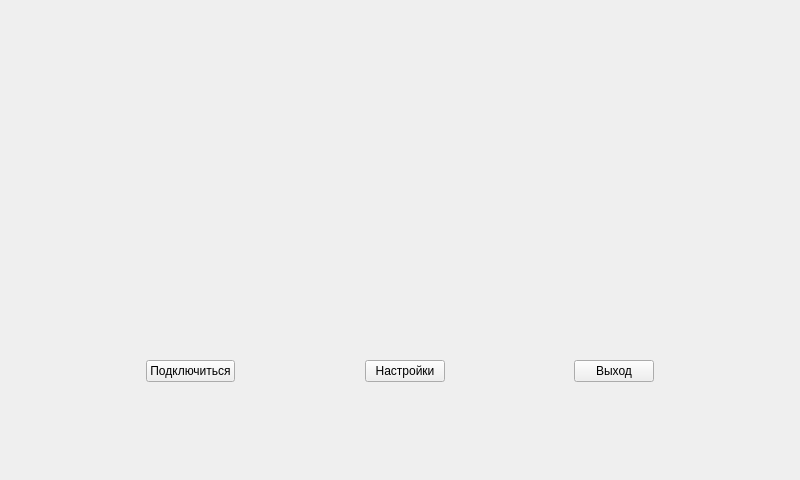
<?xml version="1.0" encoding="UTF-8"?>
<ui version="4.0">
 <class>MainWindow</class>
 <widget class="QMainWindow" name="MainWindow">
  <property name="geometry">
   <rect>
    <x>0</x>
    <y>0</y>
    <width>800</width>
    <height>480</height>
   </rect>
  </property>
  <property name="windowTitle">
   <string>MainWindow</string>
  </property>
  <widget class="QWidget" name="centralWidget">
   <layout class="QVBoxLayout" name="verticalLayout">
    <item>
     <widget class="QStackedWidget" name="stackedWidget">
      <widget class="QWidget" name="MainPage">
       <layout class="QVBoxLayout" name="verticalLayout_2">
        <item>
         <spacer name="verticalSpacer">
          <property name="orientation">
           <enum>Qt::Vertical</enum>
          </property>
          <property name="sizeHint" stdset="0">
           <size>
            <width>20</width>
            <height>338</height>
           </size>
          </property>
         </spacer>
        </item>
        <item>
         <layout class="QHBoxLayout" name="horizontalLayout">
          <item>
           <spacer name="horizontalSpacer_6">
            <property name="orientation">
             <enum>Qt::Horizontal</enum>
            </property>
            <property name="sizeHint" stdset="0">
             <size>
              <width>40</width>
              <height>20</height>
             </size>
            </property>
           </spacer>
          </item>
          <item>
           <widget class="QPushButton" name="SearchButton">
            <property name="text">
             <string>Подключиться</string>
            </property>
           </widget>
          </item>
          <item>
           <spacer name="horizontalSpacer_5">
            <property name="orientation">
             <enum>Qt::Horizontal</enum>
            </property>
            <property name="sizeHint" stdset="0">
             <size>
              <width>40</width>
              <height>20</height>
             </size>
            </property>
           </spacer>
          </item>
          <item>
           <widget class="QPushButton" name="SettingsButton">
            <property name="text">
             <string>Настройки</string>
            </property>
           </widget>
          </item>
          <item>
           <spacer name="horizontalSpacer">
            <property name="orientation">
             <enum>Qt::Horizontal</enum>
            </property>
            <property name="sizeHint" stdset="0">
             <size>
              <width>40</width>
              <height>20</height>
             </size>
            </property>
           </spacer>
          </item>
          <item>
           <widget class="QPushButton" name="ExitButton">
            <property name="text">
             <string>Выход</string>
            </property>
           </widget>
          </item>
          <item>
           <spacer name="horizontalSpacer_7">
            <property name="orientation">
             <enum>Qt::Horizontal</enum>
            </property>
            <property name="sizeHint" stdset="0">
             <size>
              <width>40</width>
              <height>20</height>
             </size>
            </property>
           </spacer>
          </item>
         </layout>
        </item>
        <item>
         <spacer name="verticalSpacer_4">
          <property name="orientation">
           <enum>Qt::Vertical</enum>
          </property>
          <property name="sizeHint" stdset="0">
           <size>
            <width>20</width>
            <height>60</height>
           </size>
          </property>
         </spacer>
        </item>
       </layout>
      </widget>
      <widget class="QWidget" name="SearchPage">
       <layout class="QVBoxLayout" name="verticalLayout_5">
        <item>
         <layout class="QVBoxLayout" name="verticalLayout_4">
          <item>
           <widget class="QListWidget" name="DevicesList"/>
          </item>
          <item>
           <layout class="QHBoxLayout" name="horizontalLayout_2">
            <item>
             <widget class="QPushButton" name="BeginSearchButton">
              <property name="text">
               <string>Найти</string>
              </property>
             </widget>
            </item>
            <item>
             <spacer name="horizontalSpacer_2">
              <property name="orientation">
               <enum>Qt::Horizontal</enum>
              </property>
              <property name="sizeHint" stdset="0">
               <size>
                <width>40</width>
                <height>20</height>
               </size>
              </property>
             </spacer>
            </item>
            <item>
             <widget class="QPushButton" name="CancelButton">
              <property name="text">
               <string>Отмена</string>
              </property>
             </widget>
            </item>
           </layout>
          </item>
         </layout>
        </item>
       </layout>
      </widget>
      <widget class="QWidget" name="ControlPage">
       <layout class="QVBoxLayout" name="verticalLayout_7">
        <item>
         <layout class="QHBoxLayout" name="horizontalLayout_3">
          <item>
           <layout class="QVBoxLayout" name="verticalLayout_6">
            <item>
             <spacer name="verticalSpacer_2">
              <property name="orientation">
               <enum>Qt::Vertical</enum>
              </property>
              <property name="sizeHint" stdset="0">
               <size>
                <width>20</width>
                <height>40</height>
               </size>
              </property>
             </spacer>
            </item>
            <item>
             <widget class="QSlider" name="AccelerationSlider">
              <property name="sizePolicy">
               <sizepolicy hsizetype="Expanding" vsizetype="Expanding">
                <horstretch>0</horstretch>
                <verstretch>0</verstretch>
               </sizepolicy>
              </property>
              <property name="minimumSize">
               <size>
                <width>30</width>
                <height>0</height>
               </size>
              </property>
              <property name="sizeIncrement">
               <size>
                <width>0</width>
                <height>0</height>
               </size>
              </property>
              <property name="focusPolicy">
               <enum>Qt::StrongFocus</enum>
              </property>
              <property name="minimum">
               <number>0</number>
              </property>
              <property name="maximum">
               <number>255</number>
              </property>
              <property name="singleStep">
               <number>1</number>
              </property>
              <property name="value">
               <number>127</number>
              </property>
              <property name="orientation">
               <enum>Qt::Vertical</enum>
              </property>
             </widget>
            </item>
            <item>
             <spacer name="verticalSpacer_3">
              <property name="orientation">
               <enum>Qt::Vertical</enum>
              </property>
              <property name="sizeType">
               <enum>QSizePolicy::Minimum</enum>
              </property>
              <property name="sizeHint" stdset="0">
               <size>
                <width>20</width>
                <height>40</height>
               </size>
              </property>
             </spacer>
            </item>
           </layout>
          </item>
          <item>
           <spacer name="horizontalSpacer_4">
            <property name="orientation">
             <enum>Qt::Horizontal</enum>
            </property>
            <property name="sizeHint" stdset="0">
             <size>
              <width>40</width>
              <height>20</height>
             </size>
            </property>
           </spacer>
          </item>
         </layout>
        </item>
       </layout>
      </widget>
      <widget class="QWidget" name="SettingsPage">
       <layout class="QVBoxLayout" name="verticalLayout_8">
        <item>
         <widget class="QLabel" name="label_2">
          <property name="text">
           <string>Выбор устройства:</string>
          </property>
         </widget>
        </item>
        <item>
         <widget class="QComboBox" name="comboBox">
          <item>
           <property name="text">
            <string>Искать новое устройство</string>
           </property>
          </item>
          <item>
           <property name="text">
            <string>Подключиться к RC-CAR (HC-05)</string>
           </property>
          </item>
         </widget>
        </item>
        <item>
         <widget class="QLabel" name="label">
          <property name="text">
           <string>Смещение оси Y (при проблемах с поворотом)</string>
          </property>
         </widget>
        </item>
        <item>
         <widget class="QComboBox" name="comboBox_2">
          <item>
           <property name="text">
            <string>По умолчанию</string>
           </property>
          </item>
          <item>
           <property name="text">
            <string>Сместить влево на 90 градусов</string>
           </property>
          </item>
          <item>
           <property name="text">
            <string>Сместить вправо на 90 градусов</string>
           </property>
          </item>
          <item>
           <property name="text">
            <string>Сместить на 180 градусов</string>
           </property>
          </item>
         </widget>
        </item>
        <item>
         <widget class="QCheckBox" name="checkBox">
          <property name="text">
           <string>Включить отладку</string>
          </property>
         </widget>
        </item>
       </layout>
      </widget>
     </widget>
    </item>
   </layout>
  </widget>
 </widget>
 <layoutdefault spacing="6" margin="11"/>
 <resources/>
 <connections/>
</ui>
